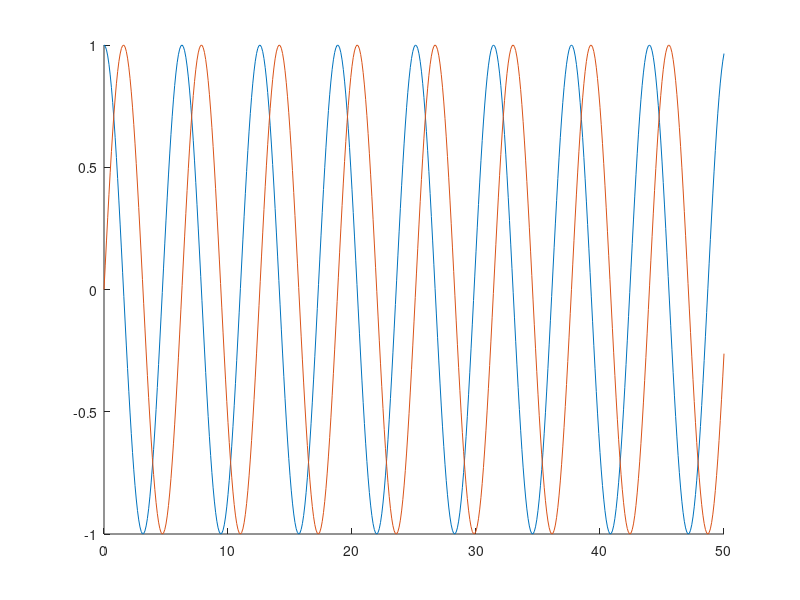
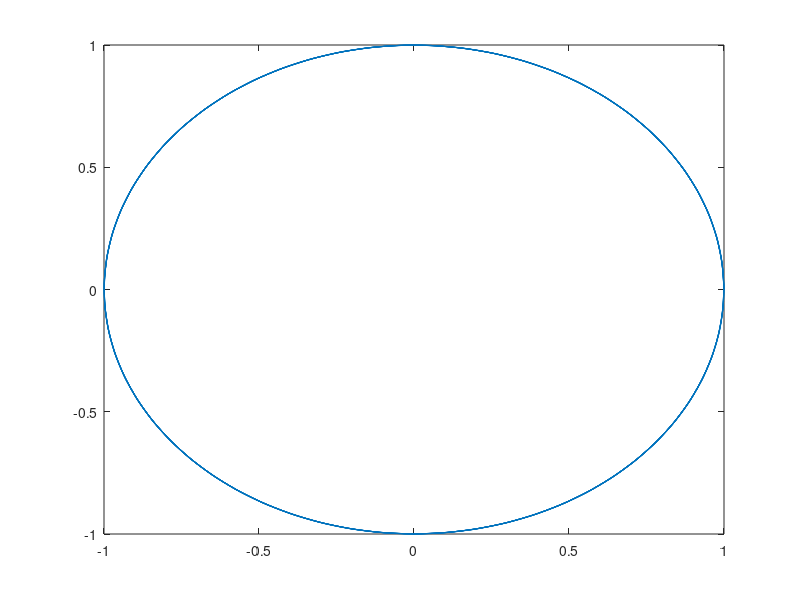

Here is the MATLAB script that generated these plots, in order:
x = 0:0.1:50;


y = exp(1i*x);


figure(); hold on
plot(x, real(y))
plot(x, imag(y))


figure;

plot(real(y), imag(y))




exp(1i*1) + exp(1i*2)